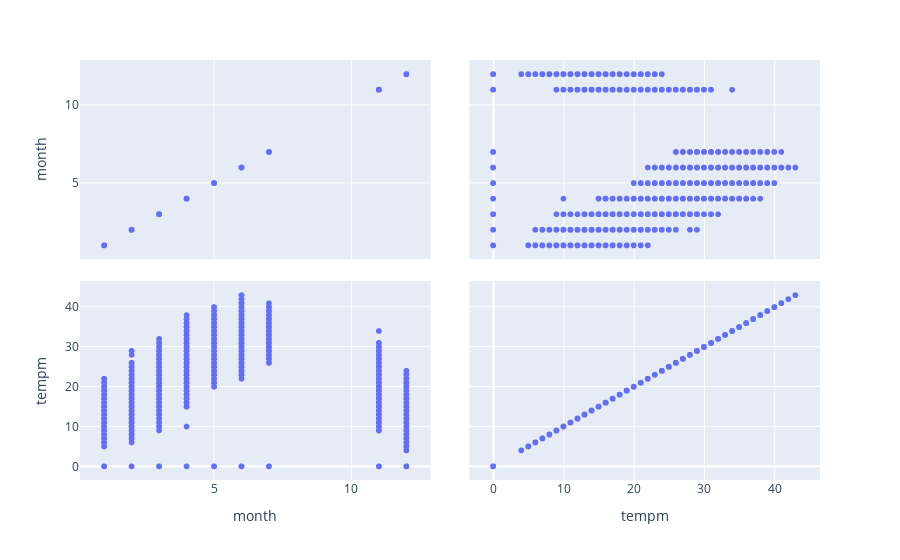

Notebook code cell kept with this figure:
### Code cell
fig = px.scatter_matrix(df[['month','tempm']])
fig.show()

### Figure 1 — Plotly figure (JSON) as saved in the notebook; plotly's stock layout.template omitted (floating-point values rounded to 4 significant figures; data arrays with more than 128 entries replaced by an {"elided": "..."} marker saying what was removed)
{"data": [{"dimensions": [{"axis": {"matches": true}, "label": "month", "values": {"elided": "5000 int values"}}, {"axis": {"matches": true}, "label": "tempm", "values": {"elided": "5000 int values"}}], "hoverlabel": {"namelength": 0}, "hovertemplate": "%{xaxis.title.text}=%{x}<br>%{yaxis.title.text}=%{y}", "legendgroup": "", "marker": {"color": "#636efa", "symbol": "circle"}, "name": "", "showlegend": false, "type": "splom"}], "layout": {"dragmode": "select", "legend": {"tracegroupgap": 0}, "margin": {"t": 60}}}
